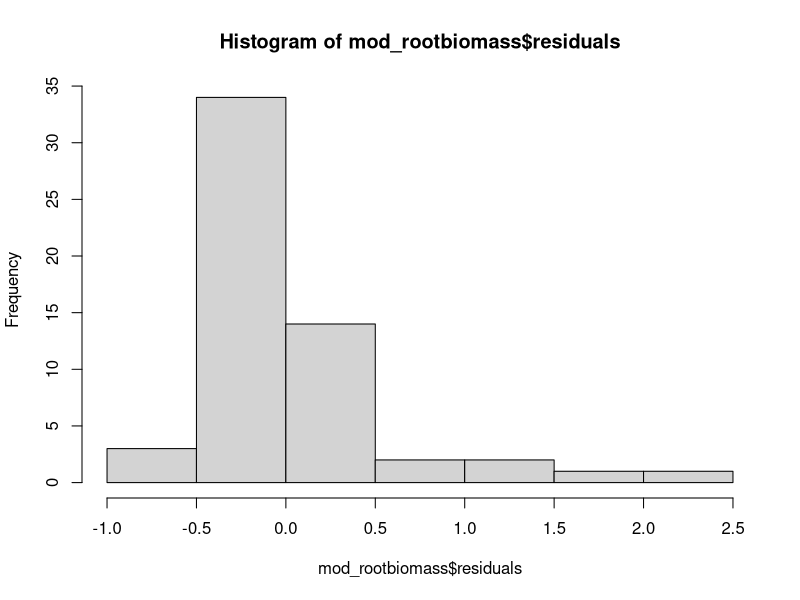
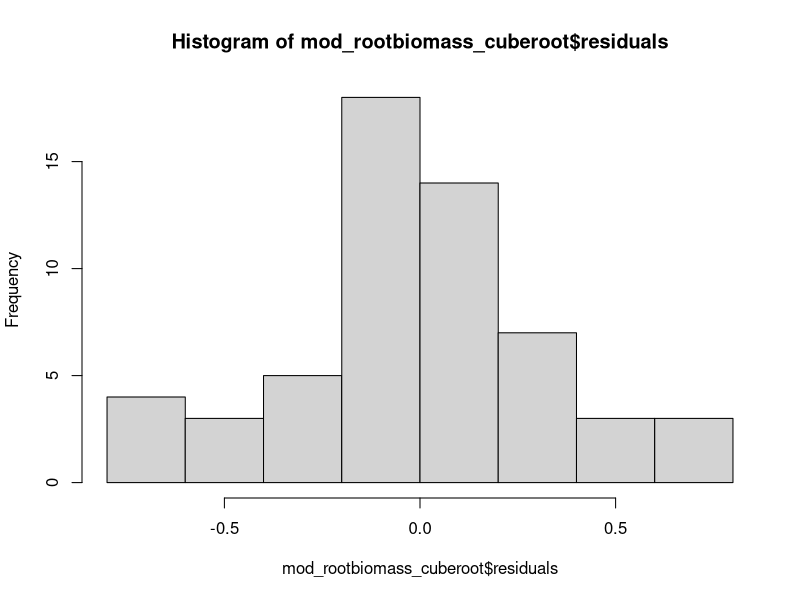

The R script that drew these images, in order: (Note: this script raises an error after producing the figures.)
# RQ2: DATA ANALYSIS
# FIGURE 5: Root biomass, community between years 
# FIGURE 6: Root biomass, community, year, depth 

# LOAD LIBRARIES----
library(tidyverse)
library(ggplot2)
library(readxl)
library(lme4)
library(lmerTest)
library(emmeans)



# LOAD DATA----
QHI_combined_data <- read_excel("datasets/QHI_roots_data/QHI_combined_data.xlsx")


# CLEAN DATA----
QHI_combined_data <- QHI_combined_data %>%
  mutate(rootmass_bulkdensity = as.numeric(rootmass_bulkdensity)) %>%
  filter(!is.na(rootmass_bulkdensity)) %>%
  # remove row 32
  filter(row_number() != 32)

# removed outlier row 32 which had rootmass_bulkdensity of 5.98 g/cm3, likely a data entry error 
# see notebook for further laboratory explanation


# FILTER FOR JUST P3----
QHI_combined_data_P3 <- QHI_combined_data %>%
  filter(core_ID == "P3")

# DATA ANALYSIS FIGURE 5----
# Is there a significant difference in root biomass between 2023 and 2024 by community type?#

mod_rootbiomass<-aov(rootmass_bulkdensity ~ as.character(year) + community, data = QHI_combined_data_P3)
summary(mod_rootbiomass)

# No significant difference between 2023 and 2024 (p = 0.608)
# No significant difference among communities (p = 0.296)
# Root mass bulk density is similar across years and community types

# check assumptions 
shapiro.test(mod_rootbiomass$residuals)
hist_rootbiomass<-hist(mod_rootbiomass$residuals) 
# not normal 

# CUBE ROOT DATA
QHI_combined_data_P3 <- QHI_combined_data_P3 %>%
  mutate(rootmass_bulkdensity_cuberoot = rootmass_bulkdensity^(1/3))
mod_rootbiomass_cuberoot <- aov(rootmass_bulkdensity_cuberoot ~ as.character(year) + community, data = QHI_combined_data_P3)
summary(mod_rootbiomass_cuberoot)

shapiro.test(mod_rootbiomass_cuberoot$residuals)
hist_cuberoot<-hist(mod_rootbiomass_cuberoot$residuals)
# now normal 

bartlett.test(rootmass_bulkdensity_cuberoot ~ as.factor(year), data = QHI_combined_data_P3)

# USE THIS LINEAR MIXED MODEL INSTEAD to account for subplot!!
model3 <- lmerTest::lmer(rootmass_bulkdensity_cuberoot ~ as.character(year) + community + (1 | subplot), data = QHI_combined_data_P3)
summary(model3)


# Now let's split it up by community type- using cube root data to meet assumptions and lmer to add subplot as random effect   
# Shrub: is there a significant difference in shrub root biomass between 2023 and 2024?
QHI_shrub_data <- QHI_combined_data_P3 %>%
  filter(community == "Shrub")
# use lmer to account for subplot as random effect
mod_shrub_lmer <- lmer(rootmass_bulkdensity_cuberoot ~ as.character(year) + (1 | subplot), data = QHI_shrub_data)
summary(mod_shrub_lmer)
# No significant difference in shrub root biomass between 2023 and 2024 (p = 0.397)
# no significant change (i.e. decrease) but most decrease out of all communties, so may be a trend to watch for in future years


# Mix: is there a significant difference in mix root biomass between 2023 and 2024?
QHI_mix_data <- QHI_combined_data_P3 %>%
  filter(community == "Mix")
mod_mix_lmer <- lmer(rootmass_bulkdensity_cuberoot ~ as.character(year) + (1 | subplot), data = QHI_mix_data)
summary(mod_mix_lmer)
# No significant difference in mix root biomass between 2023 and 2024 (p = 0.966)

# Graminoid: is there a significant difference in graminoid root biomass between 2023 and 2024?
QHI_graminoid_data <- QHI_combined_data_P3 %>%
  filter(community == "Graminoid")
mod_graminoid_lm <- lm(rootmass_bulkdensity_cuberoot ~ as.character(year), data = QHI_graminoid_data)
summary(mod_graminoid_lm)
nobs(mod_graminoid_lm)
# No significant difference in graminoid root biomass between 2023 and 2024 


# DATA ANALYSIS FIGURE 6- including 30cm ----
# Is there a significant relationship between depth and root biomass in 2023 vs 2024 by community type?
# i.e. comparison of biomass:depth relationship for shrubs, mix, and graminoid communities in 2023 vs 2024

# all one model-> including 30 cm
# Convert to numeric
QHI_combined_data_P3 <- QHI_combined_data_P3 %>%
  mutate(max_depth_numeric = as.numeric(as.character(max_depth_increment)))

# refit model with numeric depth
mod_slopes <- lmer(rootmass_bulkdensity_cuberoot ~ as.character(year) * community * max_depth_numeric + 
                     (1 | subplot), 
                   data = QHI_combined_data_P3)

summary(mod_slopes)

# Test if slopes differ between years within each community
emtrends(mod_slopes, pairwise ~ year | community, var = "max_depth_numeric")

# Graminoid
# 2023 slope: -0.011 (decreasing slightly with depth)
# 2024 slope: -0.
# Difference: p= 0.3665

# Mix
# 2023 slope: -0.0028 (essentially flat, very slight decrease 
# 2024 slope: -0.0006 (also essentially flat, very very tiny increase)
# Difference: p= 0.8877 -> no significant change in slope/relationship between years

# Shrub
# 2023 slope: +0.0014 (very tiny increase)
# 2024 slope: +0.0058 (very tiny decrease) 
# Difference: p = 0.89 -> no significant change in slope/relationship between years 

# Overall 
# none of the communities show significant chanegs in the depth-biomass relationship between 2023 and 2024
# relationships are very consistent between years 



# DATA ANALYSIS FIGURE 6- excluding 30 cm----
# Exclude 30 cm depth increment
QHI_combined_data_P3_no30 <- QHI_combined_data_P3 %>%
  filter(max_depth_increment != "30")

QHI_combined_data_P3_no30 <- QHI_combined_data_P3_no30 %>%
  mutate(max_depth_numerical = as.numeric(as.character(max_depth_increment)))

# Refit model without 30 cm depth increment
mod_slopes_no30 <- lmer(rootmass_bulkdensity_cuberoot ~ as.character(year) * community * max_depth_numerical + 
                          (1 | subplot), 
                        data = QHI_combined_data_P3_no30)
summary(mod_slopes_no30)

# Test if slopes differ between years within each community
emtrends(mod_slopes_no30, pairwise ~ year | community, var = "max_depth_numerical")



# DATA ANANLYSIS FIGURE 6- including 30cm EACH SLOPE----
# Q1: Is there a significant depth-biomass relationship in 2023 shrubs?
# Q2: Is there a significant depth-biomass relationship in 2024 shrubs?
# Q3: Is there a significant depth-biomass relationship in 2023 mix?
# Q4: Is there a significant depth-biomass relationship in 2024 mix?
# Q5: Is there a significant depth-biomass relationship in 2023 graminoid?
# Q6: Is there a significant depth-biomass relationship in 2024 graminoid?

# Convert to numeric
QHI_combined_data_P3 <- QHI_combined_data_P3 %>%
  mutate(max_depth_numeric = as.numeric(as.character(max_depth_increment)))

# Q1
shrub_2023 <- filter(QHI_combined_data_P3, community == "Shrub", year == 2023)
mod_shrub_2023 <- lmer(rootmass_bulkdensity_cuberoot ~ max_depth_numeric + (1 | subplot), 
                       data = shrub_2023)
summary(mod_shrub_2023)  

# Q2
shrub_2024 <- filter(QHI_combined_data_P3, community == "Shrub", year == 2024)
mod_shrub_2024 <- lm(rootmass_bulkdensity_cuberoot ~ max_depth_numeric, 
                       data = shrub_2024)
summary(mod_shrub_2024)

# Q3
mix_2023 <- filter(QHI_combined_data_P3, community == "Mix", year == 2023)
mod_mix_2023 <- lmer(rootmass_bulkdensity_cuberoot ~ max_depth_numeric + (1 | subplot), 
                       data = mix_2023)
summary(mod_mix_2023)

# Q4
mix_2024 <- filter(QHI_combined_data_P3, community == "Mix", year == 2024)
mod_mix_2024 <- lm(rootmass_bulkdensity_cuberoot ~ max_depth_numeric, 
                       data = mix_2024)
summary(mod_mix_2024)

# Q5
graminoid_2023 <- filter(QHI_combined_data_P3, community == "Graminoid", year == 2023)
mod_graminoid_2023 <- lmer(rootmass_bulkdensity_cuberoot ~ max_depth_numeric + (1 | subplot), 
                       data = graminoid_2023)
summary(mod_graminoid_2023)

# Q6
graminoid_2024 <- filter(QHI_combined_data_P3, community == "Graminoid", year == 2024)
mod_graminoid_2024 <- lm(rootmass_bulkdensity_cuberoot ~ max_depth_numeric, 
                       data = graminoid_2024)
summary(mod_graminoid_2024)

# DATA ANALYSIS FIGURE 6- excluding 30cm EACH SLOPE----
# Repeat the above analyses but excluding 30 cm depth increment

#Q1
shrub_2023_no30 <- filter(QHI_combined_data_P3_no30, community == "Shrub", year == 2023)
mod_shrub_2023_no30 <- lmer(rootmass_bulkdensity_cuberoot ~ max_depth_numerical + (1 | subplot), 
                       data = shrub_2023_no30)
summary(mod_shrub_2023_no30)

# Q2
shrub_2024_no30 <- filter(QHI_combined_data_P3_no30, community == "Shrub", year == 2024)
mod_shrub_2024_no30 <- lm(rootmass_bulkdensity_cuberoot ~ max_depth_numerical, 
                       data = shrub_2024_no30)
summary(mod_shrub_2024_no30)

# Q3
mix_2023_no30 <- filter(QHI_combined_data_P3_no30, community == "Mix", year == 2023)
mod_mix_2023_no30 <- lmer(rootmass_bulkdensity_cuberoot ~ max_depth_numerical + (1 | subplot), 
                       data = mix_2023_no30)
summary(mod_mix_2023_no30)

# Q4
mix_2024_no30 <- filter(QHI_combined_data_P3_no30, community == "Mix", year == 2024)
mod_mix_2024_no30 <- lm(rootmass_bulkdensity_cuberoot ~ max_depth_numerical, 
                       data = mix_2024_no30)
summary(mod_mix_2024_no30)

# Q5
graminoid_2023_no30 <- filter(QHI_combined_data_P3_no30 , community == "Graminoid", year == 2023)
mod_graminoid_2023_no30 <- lmer(rootmass_bulkdensity_cuberoot ~ max_depth_numerical + (1 | subplot), 
                       data = graminoid_2023_no30)
summary(mod_graminoid_2023_no30)

# Q6
graminoid_2024_no30 <- filter(QHI_combined_data_P3_no30, community == "Graminoid", year == 2024)
mod_graminoid_2024_no30 <- lm(rootmass_bulkdensity_cuberoot ~ max_depth_numerical, 
                       data = graminoid_2024_no30)
summary(mod_graminoid_2024_no30)
